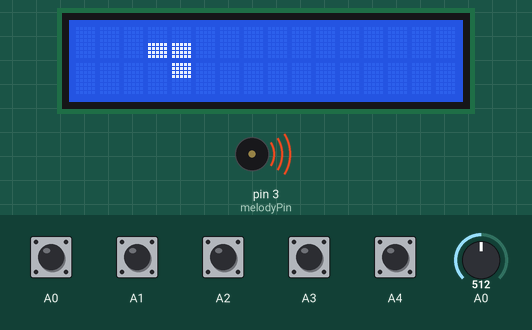
The sketch below on a simulated Arduino Uno, built with avr-gcc and run on an emulated ATmega328P. Shown: 16×2 character LCD, buzzer (waves = sounding). The inputs (shaded band) are chosen by the test bench; at power-on: A0–4 HIGH, A0 = 512. Random numbers use the default seed unless the sketch sets one; what the sketch prints to the serial monitor is not drawn.

Above: at 3.4 s.
3.5 s: A0 pulled LOW for 0.15 s
At 5.0 s:
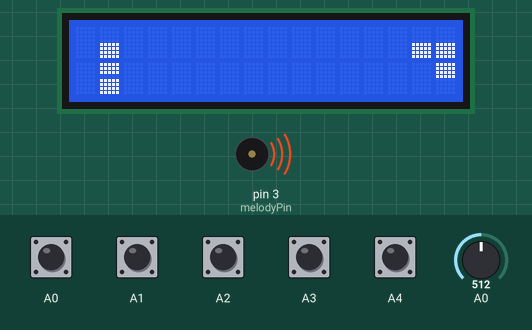
6.6 s: A1 pulled LOW for 0.15 s
At 7.2 s:
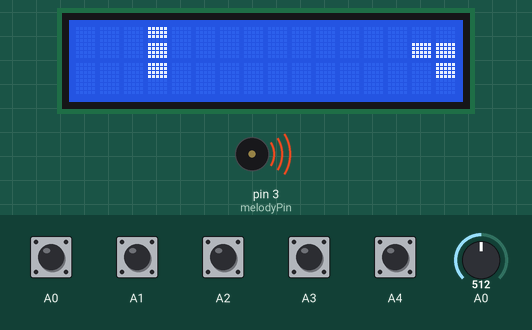
9.5 s: A3 pulled LOW for 0.15 s
At 11.9 s:
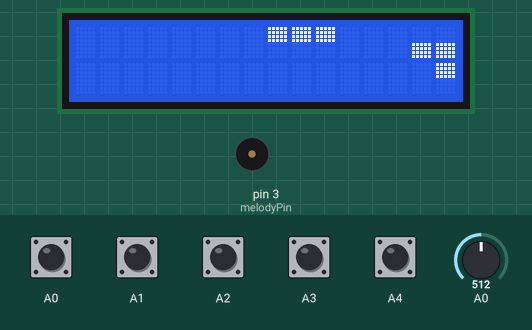
12.6 s: A2 pulled LOW for 0.15 s
At 14.1 s:
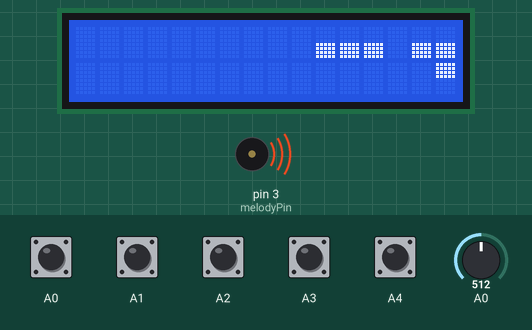
15.7 s: A0 pulled LOW for 1 s
At 17.1 s:
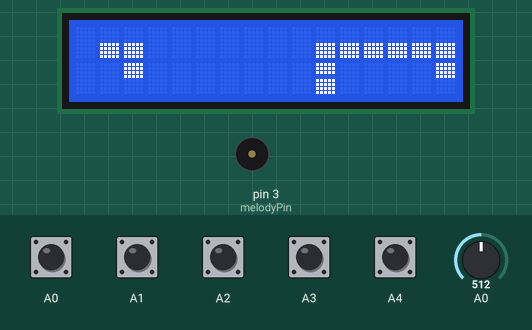
19.7 s: A1 pulled LOW for 1 s
At 21.8 s:
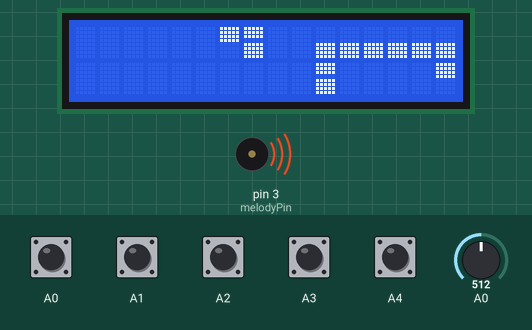
Timing chart, 0 to 32.7 s (numbered marks = the images above; inputs shaded):
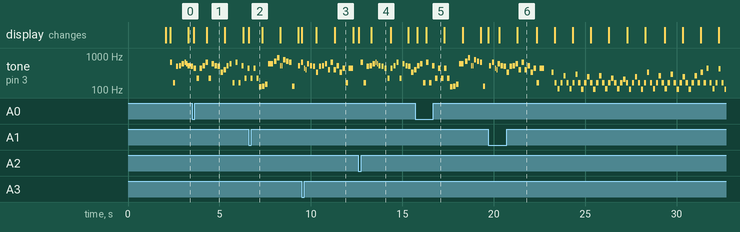

Measured:
- by itself, tone on pin 3 (melodyPin): plays 523 Hz for 0.13 s, 659 Hz for 0.13 s, 440 Hz for 0.06 s, 392 Hz for 0.06 s, 587 Hz for 0.13 s, 523 Hz for 0.13 s … (78 notes in this stretch)
- what the display in image 3 shows lasts 1.0 s, from 11.3 s to 12.3 s

The sketch:

edw.ino
```cpp
#include<Arduino.h>
#include <LiquidCrystal.h>
#include <EEPROM.h>


#define NOTE_B0  31
#define NOTE_C1  33
#define NOTE_CS1 35
#define NOTE_D1  37
#define NOTE_DS1 39
#define NOTE_E1  41
#define NOTE_F1  44
#define NOTE_FS1 46
#define NOTE_G1  49
#define NOTE_GS1 52
#define NOTE_A1  55
#define NOTE_AS1 58
#define NOTE_B1  62
#define NOTE_C2  65
#define NOTE_CS2 69
#define NOTE_D2  73
#define NOTE_DS2 78
#define NOTE_E2  82
#define NOTE_F2  87
#define NOTE_FS2 93
#define NOTE_G2  98
#define NOTE_GS2 104
#define NOTE_A2  110
#define NOTE_AS2 117
#define NOTE_B2  123
#define NOTE_C3  131
#define NOTE_CS3 139
#define NOTE_D3  147
#define NOTE_DS3 156
#define NOTE_E3  165
#define NOTE_F3  175
#define NOTE_FS3 185
#define NOTE_G3  196
#define NOTE_GS3 208
#define NOTE_A3  220
#define NOTE_AS3 233
#define NOTE_B3  247
#define NOTE_C4  262
#define NOTE_CS4 277
#define NOTE_D4  294
#define NOTE_DS4 311
#define NOTE_E4  330
#define NOTE_F4  349
#define NOTE_FS4 370
#define NOTE_G4  392
#define NOTE_GS4 415
#define NOTE_A4  440
#define NOTE_AS4 466
#define NOTE_B4  494
#define NOTE_C5  523
#define NOTE_CS5 554
#define NOTE_D5  587
#define NOTE_DS5 622
#define NOTE_E5  659
#define NOTE_F5  698
#define NOTE_FS5 740
#define NOTE_G5  784
#define NOTE_GS5 831
#define NOTE_A5  880
#define NOTE_AS5 932
#define NOTE_B5  988
#define NOTE_C6  1047
#define NOTE_CS6 1109
#define NOTE_D6  1175
#define NOTE_DS6 1245
#define NOTE_E6  1319
#define NOTE_F6  1397
#define NOTE_FS6 1480
#define NOTE_G6  1568
#define NOTE_GS6 1661
#define NOTE_A6  1760
#define NOTE_AS6 1865
#define NOTE_B6  1976
#define NOTE_C7  2093
#define NOTE_CS7 2217
#define NOTE_D7  2349
#define NOTE_DS7 2489
#define NOTE_E7  2637
#define NOTE_F7  2794
#define NOTE_FS7 2960
#define NOTE_G7  3136
#define NOTE_GS7 3322
#define NOTE_A7  3520
#define NOTE_AS7 3729
#define NOTE_B7  3951
#define NOTE_C8  4186
#define NOTE_CS8 4435
#define NOTE_D8  4699
#define NOTE_DS8 4978


#define btnRight     0
#define btnUp        1
#define btnDown      2
#define btnLeft      3
#define btnSelect    4
#define btnNone      5


#define btn1      0
#define btn2      1
#define btn3      2
#define btn4      3
#define btn5      4
#define btnNone      5

#define maxShapes    3
#define maxRotations 2
#define melodyPin    3

LiquidCrystal lcd(8, 9, 4, 5, 6, 7);

bool matrix[16][4];

int currentX, currentY, currentRot, currentShape, prevKey, gameSpeed, score, highScore, melodyNote;
unsigned long timeToMove;
unsigned long melodyDelay;
boolean melodyOn;

//notes in the melody:
static const int PROGMEM melody[] = {
  NOTE_E5, NOTE_E3, NOTE_B4, NOTE_C5, NOTE_D5, NOTE_E5, NOTE_D5, NOTE_C5,
  NOTE_B4, NOTE_A4, NOTE_A3, NOTE_A4, NOTE_C5, NOTE_E5, NOTE_A3, NOTE_D5,
  NOTE_C5, NOTE_B4, NOTE_E4, NOTE_G4, NOTE_C5, NOTE_D5, NOTE_E3, NOTE_E5,
  NOTE_E3, NOTE_C5, NOTE_A3, NOTE_A4, NOTE_A3, NOTE_A4, NOTE_A3, NOTE_B2,
  NOTE_C3, NOTE_D3, NOTE_D5, NOTE_F5, NOTE_A5, NOTE_C5, NOTE_C5, NOTE_G5,
  NOTE_F5, NOTE_E5, NOTE_C3, 0, NOTE_C5, NOTE_E5, NOTE_A4, NOTE_G4, NOTE_D5,
  NOTE_C5, NOTE_B4, NOTE_E4, NOTE_B4, NOTE_C5, NOTE_D5, NOTE_G4, NOTE_E5,
  NOTE_G4, NOTE_C5, NOTE_E4, NOTE_A4, NOTE_E3, NOTE_A4, 0,
  NOTE_E5, NOTE_E3, NOTE_B4, NOTE_C5, NOTE_D5, NOTE_E5, NOTE_D5, NOTE_C5,
  NOTE_B4, NOTE_A4, NOTE_A3, NOTE_A4, NOTE_C5, NOTE_E5, NOTE_A3, NOTE_D5,
  NOTE_C5, NOTE_B4, NOTE_E4, NOTE_G4, NOTE_C5, NOTE_D5, NOTE_E3, NOTE_E5,
  NOTE_E3, NOTE_C5, NOTE_A3, NOTE_A4, NOTE_A3, NOTE_A4, NOTE_A3, NOTE_B2,
  NOTE_C3, NOTE_D3, NOTE_D5, NOTE_F5, NOTE_A5, NOTE_C5, NOTE_C5, NOTE_G5,
  NOTE_F5, NOTE_E5, NOTE_C3, 0, NOTE_C5, NOTE_E5, NOTE_A4, NOTE_G4, NOTE_D5,
  NOTE_C5, NOTE_B4, NOTE_E4, NOTE_B4, NOTE_C5, NOTE_D5, NOTE_G4, NOTE_E5,
  NOTE_G4, NOTE_C5, NOTE_E4, NOTE_A4, NOTE_E3, NOTE_A4, 0,
  NOTE_E4, NOTE_E3, NOTE_A2, NOTE_E3, NOTE_C4, NOTE_E3, NOTE_A2, NOTE_E3,
  NOTE_D4, NOTE_E3, NOTE_GS2, NOTE_E3, NOTE_B3, NOTE_E3, NOTE_GS2, NOTE_E3,
  NOTE_C4, NOTE_E3, NOTE_A2, NOTE_E3, NOTE_A3, NOTE_E3, NOTE_A2, NOTE_E3,
  NOTE_GS3, NOTE_E3, NOTE_GS2, NOTE_E3, NOTE_B3, NOTE_E3, NOTE_GS2, NOTE_E3,
  NOTE_E4, NOTE_E3, NOTE_A2, NOTE_E3, NOTE_C4, NOTE_E3, NOTE_A2, NOTE_E3,
  NOTE_D4, NOTE_E3, NOTE_GS2, NOTE_E3, NOTE_B3, NOTE_E3, NOTE_GS2, NOTE_E3,
  NOTE_C4, NOTE_E3, NOTE_E4, NOTE_E3, NOTE_A4, NOTE_E3, NOTE_A2, NOTE_E3,
  NOTE_GS4, NOTE_E3, NOTE_GS2, NOTE_E3, NOTE_GS2, NOTE_E3, NOTE_GS2, NOTE_E3,
  NOTE_E5, NOTE_E3, NOTE_B4, NOTE_C5, NOTE_D5, NOTE_E5, NOTE_D5, NOTE_C5,
  NOTE_B4, NOTE_A4, NOTE_A3, NOTE_A4, NOTE_C5, NOTE_E5, NOTE_A3, NOTE_D5,
  NOTE_C5, NOTE_B4, NOTE_E4, NOTE_G4, NOTE_C5, NOTE_D5, NOTE_E3, NOTE_E5,
  NOTE_E3, NOTE_C5, NOTE_A3, NOTE_A4, NOTE_A3, NOTE_A4, NOTE_A3, NOTE_B2,
  NOTE_C3, NOTE_D3, NOTE_D5, NOTE_F5, NOTE_A5, NOTE_C5, NOTE_C5, NOTE_G5,
  NOTE_F5, NOTE_E5, NOTE_C3, 0, NOTE_C5, NOTE_E5, NOTE_A4, NOTE_G4, NOTE_D5,
  NOTE_C5, NOTE_B4, NOTE_E4, NOTE_B4, NOTE_C5, NOTE_D5, NOTE_G4, NOTE_E5,
  NOTE_G4, NOTE_C5, NOTE_E4, NOTE_A4, NOTE_E3, NOTE_A4, 0,
  NOTE_E5, NOTE_E3, NOTE_B4, NOTE_C5, NOTE_D5, NOTE_E5, NOTE_D5, NOTE_C5,
  NOTE_B4, NOTE_A4, NOTE_A3, NOTE_A4, NOTE_C5, NOTE_E5, NOTE_A3, NOTE_D5,
  NOTE_C5, NOTE_B4, NOTE_E4, NOTE_G4, NOTE_C5, NOTE_D5, NOTE_E3, NOTE_E5,
  NOTE_E3, NOTE_C5, NOTE_A3, NOTE_A4, NOTE_A3, NOTE_A4, NOTE_A3, NOTE_B2,
  NOTE_C3, NOTE_D3, NOTE_D5, NOTE_F5, NOTE_A5, NOTE_C5, NOTE_C5, NOTE_G5,
  NOTE_F5, NOTE_E5, NOTE_C3, 0, NOTE_C5, NOTE_E5, NOTE_A4, NOTE_G4, NOTE_D5,
  NOTE_C5, NOTE_B4, NOTE_E4, NOTE_B4, NOTE_C5, NOTE_D5, NOTE_G4, NOTE_E5,
  NOTE_G4, NOTE_C5, NOTE_E4, NOTE_A4, NOTE_E3, NOTE_A4, 0,
  NOTE_E4, NOTE_E3, NOTE_A2, NOTE_E3, NOTE_C4, NOTE_E3, NOTE_A2, NOTE_E3,
  NOTE_D4, NOTE_E3, NOTE_GS2, NOTE_E3, NOTE_B3, NOTE_E3, NOTE_GS2, NOTE_E3,
  NOTE_C4, NOTE_E3, NOTE_A2, NOTE_E3, NOTE_A3, NOTE_E3, NOTE_A2, NOTE_E3,
  NOTE_GS3, NOTE_E3, NOTE_GS2, NOTE_E3, NOTE_B3, NOTE_E3, NOTE_GS2, NOTE_E3,
  NOTE_E4, NOTE_E3, NOTE_A2, NOTE_E3, NOTE_C4, NOTE_E3, NOTE_A2, NOTE_E3,
  NOTE_D4, NOTE_E3, NOTE_GS2, NOTE_E3, NOTE_B3, NOTE_E3, NOTE_GS2, NOTE_E3,
  NOTE_C4, NOTE_E3, NOTE_E4, NOTE_E3, NOTE_A4, NOTE_E3, NOTE_A2, NOTE_E3,
  NOTE_GS4, NOTE_E3, NOTE_GS2, NOTE_E3, NOTE_GS2, NOTE_E3, NOTE_GS2, NOTE_E3,
};

//note durations: 4 = quarter note, 8 = eighth note, etc
static const int PROGMEM noteDurations[] = {
  8,8,8,8,8,16,16,8,8,8,8,8,8,8,8,8,8,8,8,8,8,8,8,8,8,8,8,8,8,8,8,8,8,
  8,4,8,8,16,16,8,8,8,8,8,8,8,16,16,8,8,8,8,8,8,8,8,8,8,8,8,8,8,4,4,
  8,8,8,8,8,16,16,8,8,8,8,8,8,8,8,8,8,8,8,8,8,8,8,8,8,8,8,8,8,8,8,8,8,
  8,4,8,8,16,16,8,8,8,8,8,8,8,16,16,8,8,8,8,8,8,8,8,8,8,8,8,8,8,4,4,
  8,8,8,8,8,8,8,8,8,8,8,8,8,8,8,8,8,8,8,8,8,8,8,8,8,8,8,8,8,8,8,8,
  8,8,8,8,8,8,8,8,8,8,8,8,8,8,8,8,8,8,8,8,8,8,8,8,8,8,8,8,8,8,8,8,
  8,8,8,8,8,16,16,8,8,8,8,8,8,8,8,8,8,8,8,8,8,8,8,8,8,8,8,8,8,8,8,8,8,
  8,4,8,8,16,16,8,8,8,8,8,8,8,16,16,8,8,8,8,8,8,8,8,8,8,8,8,8,8,4,4,
  8,8,8,8,8,16,16,8,8,8,8,8,8,8,8,8,8,8,8,8,8,8,8,8,8,8,8,8,8,8,8,8,8,
  8,4,8,8,16,16,8,8,8,8,8,8,8,16,16,8,8,8,8,8,8,8,8,8,8,8,8,8,8,4,4,
  8,8,8,8,8,8,8,8,8,8,8,8,8,8,8,8,8,8,8,8,8,8,8,8,8,8,8,8,8,8,8,8,
  8,8,8,8,8,8,8,8,8,8,8,8,8,8,8,8,8,8,8,8,8,8,8,8,8,8,8,8,8,8,8,8,
};

byte cfull[] = {B11111, B11111, B11111, B00000, B11111, B11111, B11111, B11111};
byte ctop[] = {B11111, B11111, B11111, B11111, B00000, B00000, B00000, B00000};
byte cbottom[] = {B00000, B00000, B00000, B00000, B11111, B11111, B11111, B11111,};
byte shapes[3][2][3] = {
  {{B111, B000, B000}, {B100, B100, B100}}, //I
  {{B010, B110, B000}, {B110, B010, B000}}, //J
  {{B100, B110, B000}, {B110, B100, B000}} //L
};

void drawScreen() {
  for (int i = 0; i < 16; i++) {
    lcd.setCursor(i, 0);
    if (matrix[i][0] && matrix[i][1]) lcd.write(byte(2));
    else if (matrix[i][0]) lcd.write(byte(0));
    else if (matrix[i][1]) lcd.write(byte(1));
    else lcd.print(' ');
    lcd.setCursor(i, 1);
    if (matrix[i][2] && matrix[i][3]) lcd.write(byte(2));
    else if (matrix[i][2]) lcd.write(byte(0));
    else if (matrix[i][3]) lcd.write(byte(1));
    else lcd.print(' ');
  }
}

void newShape() {
  currentX = 1;
  currentY = 0;
  currentRot = 0;
  currentShape = rand() % maxShapes;
}

void putShape(boolean visible, int shape, int rot, int x, int y) {
  for (int i = 0; i < 3; i++) {
    if ((shapes[shape][rot][i] >> 2) & 1) matrix[y + i][x] = visible;
    if ((shapes[shape][rot][i] >> 1) & 1) matrix[y + i][x + 1] = visible;
    if (shapes[shape][rot][i] & 1) matrix[y + i][x + 2] = visible;
  }
}

void drawShape() {
  putShape(true, currentShape, currentRot, currentX, currentY);
}

void clearShape() {
  putShape(false, currentShape, currentRot, currentX, currentY);
}

void clearDisplay() {
  for (int i = 0; i < 16; i++) {
    for (int n = 0; n < 4; n++) {
      matrix[i][n] = 0;
    }
  }
}

boolean onScreen(int x, int y) {
  if (x < 0) return false;
  if (x > 3) return false;
  if (y < 0) return false;
  if (y > 15) return false;
  return true;
}

boolean isValid(int rot, int x, int y) {
  boolean okay = true;
  for (int i = 0; ((i < 3) && (okay)); i++) {
    if ((shapes[currentShape][rot][i] >> 2) & 1) {
      if (!onScreen(x, y + i) || matrix[y + i][x]) okay = false;
    }

    if ((shapes[currentShape][rot][i] >> 1) & 1) {
      if (!onScreen(x + 1, y + i) || matrix[y + i][x + 1]) okay = false;
    }

    if (shapes[currentShape][rot][i] & 1) {
      if (!onScreen(x + 2, y + i) || matrix[y + i][x + 2]) okay = false;
    }
  }
  return okay;
}

boolean isValid(int x, int y) {
  return isValid(currentRot, x, y);
}

boolean moveDown() {
  clearShape();
  if (isValid(currentX, currentY + 1)) {
    currentY++;
    drawShape();
    drawScreen();
    return true;
  }
  drawShape();
  return false;
}

boolean moveLeft() {
  clearShape();
  if (isValid(currentX - 1, currentY)) {
    currentX--;
    drawShape();
    drawScreen();
    return true;
  }
  drawShape();
  return false;
}

boolean moveRight() {
  clearShape();
  if (isValid(currentX + 1, currentY)) {
    currentX++;
    drawShape();
    drawScreen();
    return true;
  }
  drawShape();
  return false;
}

boolean rotate() {
  int r;
  clearShape();
  if (currentRot == maxRotations - 1) r = 0;
  else r = currentRot + 1;
  if (isValid(r, currentX, currentY)) {
    currentRot = r;
    drawShape();
    drawScreen();
    return true;
  }
  drawShape();
  return false;
}

void flashLine(int y) {
  for (int t = 0; t < 3; t++) {
    for (int i = 0; i < 4; i++) matrix[y][i] = 1;
    drawScreen();
    tone(melodyPin,NOTE_E5,50);
    //delay(50);
    for (int i = 0; i < 4; i++) matrix[y][i] = 0;
    drawScreen();
    //delay(50);
    tone(melodyPin,NOTE_C5,50);
  }
}

int clearLines() {
  int lineCount = 0;
  boolean tmpmatrix[16][4];
  for (int i = 0; i < 16; i++) {
    for (int n = 0; n < 4; n++) {
      tmpmatrix[i][n] = 0;
    }
  }
  int tmpY = 15;

  for (int y = 15; y >= 0; y--) {
    if (matrix[y][0] && matrix[y][1] && matrix[y][2] && matrix[y][3]) {
      flashLine(y);
      lineCount++;
    } else {
      for (int x = 0; x < 4; x++) tmpmatrix[tmpY][x] = matrix[y][x];
      tmpY--;
    }
  }
  if (lineCount > 0) {
    for (int i = 0; i < 16; i++) {
      for (int n = 0; n < 4; n++) {
        matrix[i][n] = tmpmatrix[i][n];
      }
    }
  }
  return lineCount;
}

int getKey() {
   if (digitalRead(A0) == 0) return btn1;
   else if (digitalRead(A1) == 0) return btn2;
   else if (digitalRead(A2) == 0) return btn3;
   else if (digitalRead(A3) == 0) return btn4;
   else if (digitalRead(A4) == 0) return btn5;
  else return btnNone;
  delay(20000);


  int b = analogRead(A0);
  if (b > 1000) {
    return btnNone;
  delay(8);
  }
  else if (b < 50) return btn1; //0 //0
  else if (b < 200) return btn2; //140 //143
  else if (b < 400) return btn3; //320 // 329
  else if (b < 600) return btn4; //497 //505
  else if (b < 850) return btn5; //647 //744

}

int getHighScore() {
  long two = EEPROM.read(0);
  long one = EEPROM.read(1);
  return ((two << 0) & 0xFF) + ((one << 8) & 0xFFFF);
}

void saveHighScore() {
  EEPROM.write(0, (score & 0xFF));
  EEPROM.write(1, ((score >> 8) & 0xFF));
  highScore = score;
}

int getNote(int k) {
  return pgm_read_word_near(melody + k);
}

int getNoteDuration(int k) {
  return pgm_read_word_near(noteDurations + k);
}

void playNote() {
    if (!melodyOn) return;
    if (millis() > melodyDelay) {
      int noteDuration = 1000/getNoteDuration(melodyNote);
      tone(melodyPin, getNote(melodyNote),noteDuration);
      if (melodyNote < 385) melodyNote++;
      else melodyNote = 0;
      int pauseBetweenNotes = noteDuration * 1.30;
      melodyDelay = millis()+pauseBetweenNotes;
    }
}

void initialize() {
  newShape();
  clearDisplay();
  gameSpeed = 1000;
  score = 0;
  timeToMove = millis() + gameSpeed;
  melodyDelay = 0;
  highScore = getHighScore();
  melodyNote = 0;
}

void setup() {
  // put your setup code here, to run once:
  pinMode(A0, INPUT);
  digitalWrite(A0, INPUT_PULLUP);
  pinMode(A1, INPUT);
  digitalWrite(A1, INPUT_PULLUP);
  pinMode(A2, INPUT);
  digitalWrite(A2, INPUT_PULLUP);
  pinMode(A3, INPUT);
  digitalWrite(A3, INPUT_PULLUP);
  pinMode(A4, INPUT);
  digitalWrite(A4, INPUT_PULLUP);
  pinMode(melodyPin, OUTPUT);
  melodyOn = true;
  lcd.begin(16, 2);
  lcd.createChar(0, ctop);
  lcd.createChar(1, cbottom);
  lcd.createChar(2, cfull);
  Serial.begin(9600);
  randomSeed(A1);
  initialize();
  lcd.clear();
  lcd.setCursor(1, 0);
 // lcd.print("Tromino");
  lcd.print("Arduino Tetris");
  lcd.setCursor(0, 1);
  lcd.print("by: ANAV SOBTI");
  delay(2000);
  lcd.clear();
  lcd.setCursor(0, 0);
  lcd.print("Highscore:");
  lcd.setCursor(0, 1);
  lcd.print(highScore);
  delay(200);
}

void loop() {
  // put your main code here, to run repeatedly:
  newShape();
  drawShape();
  drawScreen();
  while (moveDown()) {
    while (millis() < timeToMove) {
      playNote();
      int k = getKey();
      if (k != prevKey) {
         Serial.println(analogRead(A0));
        switch (k) {
          case btn1:
          while(moveDown()){playNote();}
          //  moveLeft();
            break;
          case btn2:
          moveLeft();
          //  moveRight();
            break;
          case btn3:
          moveRight();
           // rotate();
            break;
          case btn4:
           rotate();
            //while(moveDown()){playNote();}
            break;
          case btn5:
            melodyOn = !melodyOn;
            break;
        }
        prevKey = k;
      }
    }
    timeToMove = millis() + gameSpeed;
  }
  int cleared = clearLines();

 // gameSpeed = gameSpeed - (cleared * 20);
  score = score + (10 * (cleared + 1));
  if (currentY == 0) {
    lcd.clear();
    lcd.setCursor(0, 0);
    lcd.print("Game Over");
    lcd.setCursor(0, 1);
    lcd.print("Score:");
    lcd.print(score);
    if (score > highScore) saveHighScore();
    while (1) {
      delay(5000);
    }
  }
}
```
